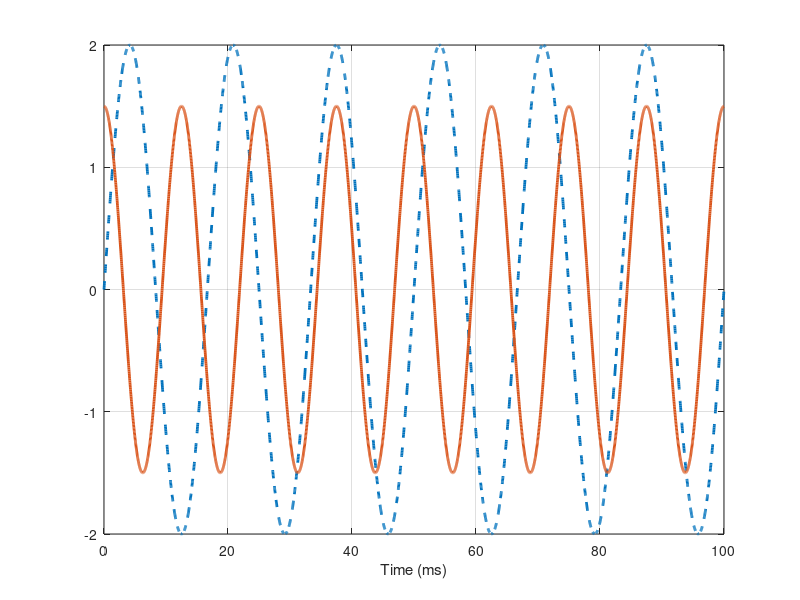

This chart was generated by the following MATLAB code: (Note: this script raises an error after producing the figure.)
% This is a simple simulation to show how to integrate Matlab with LaTeX using matlab2tikz
% The simulation generates and plots two sine waves, configures the figure and exports it 
% to TikZ using matlab2tikz. It also exports the parameters into a LaTeX table, so they
% are correctly presented on the paper.

% clear the environmet
clearvars
close all
clc

% building the time axis
max_time = 0.1; % Simulation duration, in seconds.

sampling_frequency = 4.4e4; % Hz
t = 0:1/sampling_frequency:max_time; % time axis

% sine wave parameters
A1 = 2; % Amplitude in Volts
A2 = 1.5; % Amplitude in Volts
f1 = 60; % Frequency in Hz
f2 = 80; % Frequency in Hz
theta1 = 0; % initial phase in radians
theta2 = pi/2; % initial phase in radians

% plotting
LW = 2; % line width

figure % defines a new figure

% plots both sines
plot(t*1e3, ...
     A1 * sin(2*pi*t*f1 + theta1),...
     '--',...
     'linewidth', LW,...
     'DisplayName',['$f$ = ' num2str(f1) ' Hz'])

hold all % hold, such that both are displayed on the same figure

plot(t*1e3, ...
     A2 * sin(2*pi*t*f2 + theta2),...
     'linewidth', LW,...
     'DisplayName',['$f$ = ' num2str(f2) ' Hz'])

% defines properties of the figure
grid on
x = xlabel('Time (ms)')
x.Interpreter = 'latex'
y = ylabel('Value $V(t$) (V)')
y.Interpreter = 'latex'
l = legend('-DynamicLegend')
l.Interpreter = 'latex'

% Export to TikZ to use in the paper
matlab2tikz('../paper/figures/sine_waves.tex')

% Export the simulation parameters to a LaTeX table.
% This uses a cusom class TableRow, provided in this repository.
% This class uses the threeparttable LaTeX package, to provide 
% the possibility of adding notes to rows. It also uses booktabs
% to have a nicer looking table. Make sure that those packages are
% included in your paper code. The class is not very well documented,
% but the general idea is to use it in the following way:
%
% TableRow(text, value, unit, variable name, reference, additional parameters)
% 
% If no additional parameters are passed, the other positional arguemnts
% that preced it may be ommited. Otherwise, send an empty string.

tableRows(1) = TableRow('Simulation Time', max_time*1e3,'ms','t');
tableRows(end+1) = TableRow('Sampling Frequency', sampling_frequency,'Hz','f_\text{s}','Roy2002');
tableRows(end+1) = TableRow('Amplitude Sine 1', A1,'V','A_1');
tableRows(end+1) = TableRow('Amplitude Sine 2', A2,'V','A_2');
tableRows(end+1) = TableRow('Frequency Sine 1', f1,'Hz','f_1');
tableRows(end+1) = TableRow('Frequency Sine 2', f2,'Hz','f_2');
tableRows(end+1) = TableRow('Initial Phase Sine 1', theta1,'radians','\theta_{0,1}');
% Note that for the next line, we want to set the precision. In order
% to do that, we must give a reference for the parameter (because of 
% the argument positioning). Since we don't have a reference for this 
% parameter, we give it a blank string.
tableRows(end+1) = TableRow('Initial Phase Sine 2', theta2,'radians','\theta_{0,2}', '', 'precision', 3);
printTable(tableRows,'../paper/tables/params', 'tb:params')
